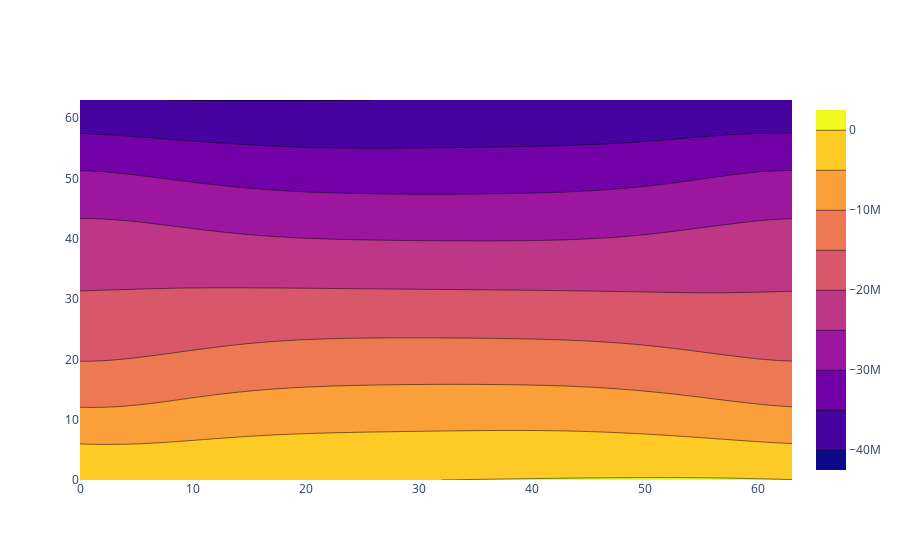

Notebook code for this chart:
### Code cell
import bdistrib_io
import regcoil_plot
fig = regcoil_plot.plot_current_contours(bdistrib_io.get_file_path(974, "regcoil"), -1)
fig.show()

### Figure 1 — Plotly figure (JSON) as saved in the notebook; plotly's stock layout.template omitted (floating-point values rounded to 4 significant figures; data arrays with more than 128 entries replaced by an {"elided": "..."} marker saying what was removed)
{"data": [{"type": "contour", "z": {"elided": "64x64 float values"}}], "layout": {}}
